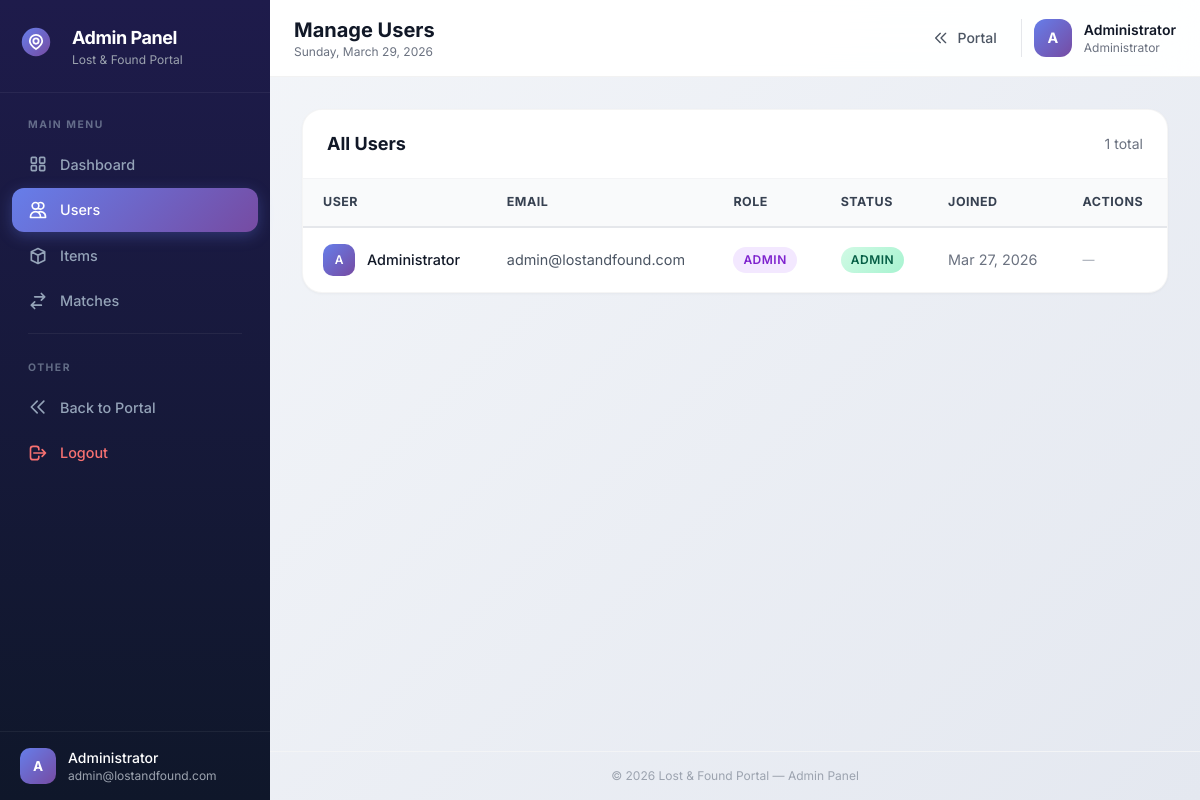
The app's page /views/admin/users.php (signed in) with its own data.
### tables this page shows
CREATE TABLE IF NOT EXISTS users (
    id INT PRIMARY KEY AUTO_INCREMENT,
    name VARCHAR(100) NOT NULL,
    email VARCHAR(100) UNIQUE NOT NULL,
    password VARCHAR(255) NOT NULL,
    phone VARCHAR(20),
    role ENUM('user', 'admin') DEFAULT 'user',
    verified BOOLEAN DEFAULT FALSE,
    created_at TIMESTAMP DEFAULT CURRENT_TIMESTAMP,
    updated_at TIMESTAMP DEFAULT CURRENT_TIMESTAMP ON UPDATE CURRENT_TIMESTAMP,
    INDEX idx_email (email),
    INDEX idx_role (role)
);

### config/database.php (called while the page is built, shortened)
<?php
class Database {
    private static $instance = null;
    private $connection;
    private $host = 'localhost';
    private $name = 'lost_and_found_db';
    private $user = 'root';
    private $pass = '';
    private $charset = 'utf8mb4';
    private function __construct() {
        try {
            $dsn = "mysql:host={$this->host};dbname={$this->name};charset={$this->charset}";
            $options = [
                PDO::ATTR_ERRMODE => PDO::ERRMODE_EXCEPTION,
                PDO::ATTR_DEFAULT_FETCH_MODE => PDO::FETCH_ASSOC,
                PDO::ATTR_EMULATE_PREPARES => true,
                PDO::MYSQL_ATTR_INIT_COMMAND => "SET NAMES utf8mb4 COLLATE utf8mb4_unicode_ci"
            ];
            $this->connection = new PDO($dsn, $this->user, $this->pass, $options);
        } catch (PDOException $e) {
            error_log("Database connection failed: " . $e->getMessage());
            throw new Exception("Database connection failed. Please check your configuration.");
        }
    }
    public static function getInstance() {
        if (self::$instance === null) {
            self::$instance = new self();
        }
        return self::$instance;
    }
    public function query($sql, $params = []) {
        try {
            $stmt = $this->connection->prepare($sql);
            foreach ($params as $key => $value) {
                $type = PDO::PARAM_STR;
                if (is_int($value)) {
                    $type = PDO::PARAM_INT;
                } elseif (is_bool($value)) {
                    $type = PDO::PARAM_BOOL;
                } elseif (is_null($value)) {
                    $type = PDO::PARAM_NULL;
                }
                $paramKey = is_int($key) ? $key + 1 : (strpos($key, ':') === 0 ? $key : ':' . $key);
                $stmt->bindValue($paramKey, $value, $type);
            }
            $stmt->execute();
            return $stmt;
        } catch (PDOException $e) {
            error_log("Query failed: " . $e->getMessage());
            throw new Exception("Database query failed.");
        }
    }
    public function fetchAll($sql, $params = []) {
        return $this->query($sql, $params)->fetchAll();
    }
}
function getDB() {
    return Database::getInstance();
}

### models/User.php (called while the page is built, shortened)
<?php
class User {
    private $db;
    public function __construct() {
        $this->db = getDB();
    }
    public function getAll($limit = 100, $offset = 0) {
        return $this->db->fetchAll(
            "SELECT id, name, email, role, verified, created_at FROM users ORDER BY created_at DESC LIMIT :limit OFFSET :offset",
            ['limit' => $limit, 'offset' => $offset]
        );
    }
}

### config/constants.php (called while the page is built, shortened)
<?php
function formatDate($date, $format = 'M d, Y') {
    return date($format, strtotime($date));
}

### views/admin/users.php (the view, shortened to what this page needs)
<?php
require_once '../../config/constants.php';
require_once '../../config/database.php';
require_once '../../models/User.php';
$userModel = new User();
$users = $userModel->getAll(100, 0);
?>
<div class="admin-content-card overflow-hidden">
    <div class="admin-content-card-header">
        <h2 class="text-lg font-bold text-gray-900">All Users</h2>
        <span class="text-sm text-gray-500"><?= count($users) ?> total</span>
    </div>
    <div class="overflow-x-auto">
        <table class="admin-table">
            <thead>
                <tr>
                    <th>User</th>
                    <th>Email</th>
                    <th>Role</th>
                    <th>Status</th>
                    <th>Joined</th>
                    <th>Actions</th>
                </tr>
            </thead>
            <tbody>
                <?php foreach ($users as $user): ?>
                <tr>
                    <td>
                        <div class="flex items-center gap-3">
                            <div class="admin-avatar-small"><?= strtoupper(substr($user['name'], 0, 1)) ?></div>
                            <span class="font-medium text-gray-900"><?= htmlspecialchars($user['name']) ?></span>
                        </div>
                    </td>
                    <td class="text-gray-600"><?= htmlspecialchars($user['email']) ?></td>
                    <td>
                        <span class="badge <?= $user['role'] === 'admin' ? 'bg-purple-100 text-purple-700' : 'bg-blue-100 text-blue-700' ?>"><?= ucfirst($user['role']) ?></span>
                    </td>
                    <td>
                        <?php if ($user['role'] === 'admin'): ?>
                        <span class="badge badge-verified">Admin</span>
                        <?php elseif ($user['verified']): ?>
                        <span class="badge badge-verified">Verified</span>
                        <?php else: ?>
                        <span class="badge badge-pending">Pending</span>
                        <?php endif; ?>
                    </td>
                    <td class="text-gray-500 text-sm"><?= formatDate($user['created_at']) ?></td>
                    <td>
                        <div class="flex items-center gap-2">
                            <?php if ($user['role'] === 'user'): ?>
                            <button onclick="toggleUserVerification(<?= $user['id'] ?>, <?= $user['verified'] ? 'false' : 'true' ?>)" class="btn btn-sm <?= $user['verified'] ? 'btn-danger' : 'btn-success' ?>">
                                <?= $user['verified'] ? 'Revoke' : 'Verify' ?>
                            </button>
                            <?php else: ?>
                            <span class="text-xs text-gray-400">—</span>
                            <?php endif; ?>
                        </div>
                    </td>
                </tr>
                <?php endforeach; ?>
            </tbody>
        </table>
    </div>
</div>
<?php
include '../layouts/admin_layout.php';
?>

### assets/css/style.css (style rules this page uses)
:root { --primary-start: #667eea; --primary-end: #764ba2; --secondary-start: #f093fb; --secondary-end: #f5576c; --success: #10b981; --warning: #f59e0b; --danger: #ef4444; --info: #3b82f6; }
* { margin: 0; padding: 0; box-sizing: border-box; }
body { font-family: 'Inter', -apple-system, BlinkMacSystemFont, 'Segoe UI', Roboto, sans-serif; background: linear-gradient(135deg, #f5f7fa 0%, #e4e8f0 100%); min-height: 100vh; color: #1f2937; line-height: 1.6; }
.badge { display: inline-flex; align-items: center; padding: 4px 10px; font-size: 0.75rem; font-weight: 600; border-radius: 20px; text-transform: uppercase; letter-spacing: 0.5px; }
.badge-verified { background: linear-gradient(135deg, #d1fae5, #a7f3d0); color: #065f46; }
.gap-2 { gap: 8px; }
.gap-3 { gap: 12px; }
.flex { display: flex; }
.items-center { align-items: center; }
.admin-avatar-small { width: 32px; height: 32px; border-radius: 10px; background: linear-gradient(135deg, var(--primary-start), var(--primary-end)); color: white; display: flex; align-items: center; justify-content: center; font-weight: 600; font-size: 0.75rem; flex-shrink: 0; }
.admin-content-card { background: white; border-radius: 20px; border: 1px solid rgba(0, 0, 0, 0.04); box-shadow: 0 1px 3px rgba(0, 0, 0, 0.04); overflow: hidden; }
.admin-content-card-header { display: flex; align-items: center; justify-content: space-between; padding: 20px 24px; border-bottom: 1px solid #f3f4f6; }
.admin-table { width: 100%; border-collapse: separate; border-spacing: 0; }
.admin-table th { background: #f9fafb; padding: 14px 20px; text-align: left; font-weight: 700; color: #374151; font-size: 0.78rem; text-transform: uppercase; letter-spacing: 0.5px; border-bottom: 2px solid #e5e7eb; white-space: nowrap; }
.admin-table td { padding: 16px 20px; border-bottom: 1px solid #f3f4f6; vertical-align: middle; font-size: 0.9rem; }
.admin-table tr:last-child td { border-bottom: none; }
.admin-table .actions, .admin-table td:last-child .flex { display: flex; gap: 8px; flex-shrink: 0; }

### records on screen
users: name "A", name "Administrator", email "admin@lostandfound.com", role "ADMIN", created_at "Mar 27, 2026"

### other values on screen
substr($_SESSION['name'] ?? 'A', 0, 1) "A"
$_SESSION['name'] "Administrator"
$_SESSION['email'] "admin@lostandfound.com"
$pageTitle "Manage Users"
count($users) "1"
